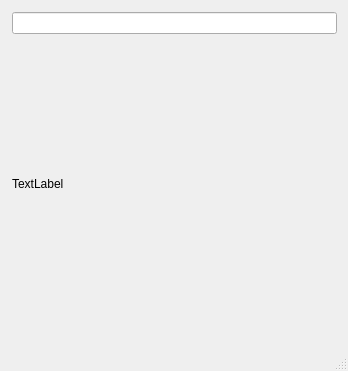
<?xml version="1.0" encoding="UTF-8"?>
<ui version="4.0">
 <class>MainWindow</class>
 <widget class="QMainWindow" name="MainWindow">
  <property name="geometry">
   <rect>
    <x>0</x>
    <y>0</y>
    <width>348</width>
    <height>371</height>
   </rect>
  </property>
  <property name="sizePolicy">
   <sizepolicy hsizetype="Expanding" vsizetype="Preferred">
    <horstretch>0</horstretch>
    <verstretch>0</verstretch>
   </sizepolicy>
  </property>
  <property name="windowTitle">
   <string>MainWindow</string>
  </property>
  <widget class="QWidget" name="centralwidget">
   <widget class="QWidget" name="verticalLayoutWidget">
    <property name="geometry">
     <rect>
      <x>9</x>
      <y>9</y>
      <width>331</width>
      <height>321</height>
     </rect>
    </property>
    <layout class="QVBoxLayout" name="verticalLayout" stretch="1,1">
     <property name="sizeConstraint">
      <enum>QLayout::SetMaximumSize</enum>
     </property>
     <property name="leftMargin">
      <number>3</number>
     </property>
     <property name="topMargin">
      <number>3</number>
     </property>
     <property name="rightMargin">
      <number>3</number>
     </property>
     <property name="bottomMargin">
      <number>3</number>
     </property>
     <item>
      <widget class="QLineEdit" name="lineEdit"/>
     </item>
     <item>
      <widget class="QLabel" name="label">
       <property name="sizePolicy">
        <sizepolicy hsizetype="Expanding" vsizetype="Expanding">
         <horstretch>0</horstretch>
         <verstretch>0</verstretch>
        </sizepolicy>
       </property>
       <property name="text">
        <string>TextLabel</string>
       </property>
      </widget>
     </item>
    </layout>
   </widget>
  </widget>
  <widget class="QMenuBar" name="menubar">
   <property name="geometry">
    <rect>
     <x>0</x>
     <y>0</y>
     <width>348</width>
     <height>22</height>
    </rect>
   </property>
  </widget>
  <widget class="QStatusBar" name="statusbar"/>
 </widget>
 <resources/>
 <connections/>
</ui>
